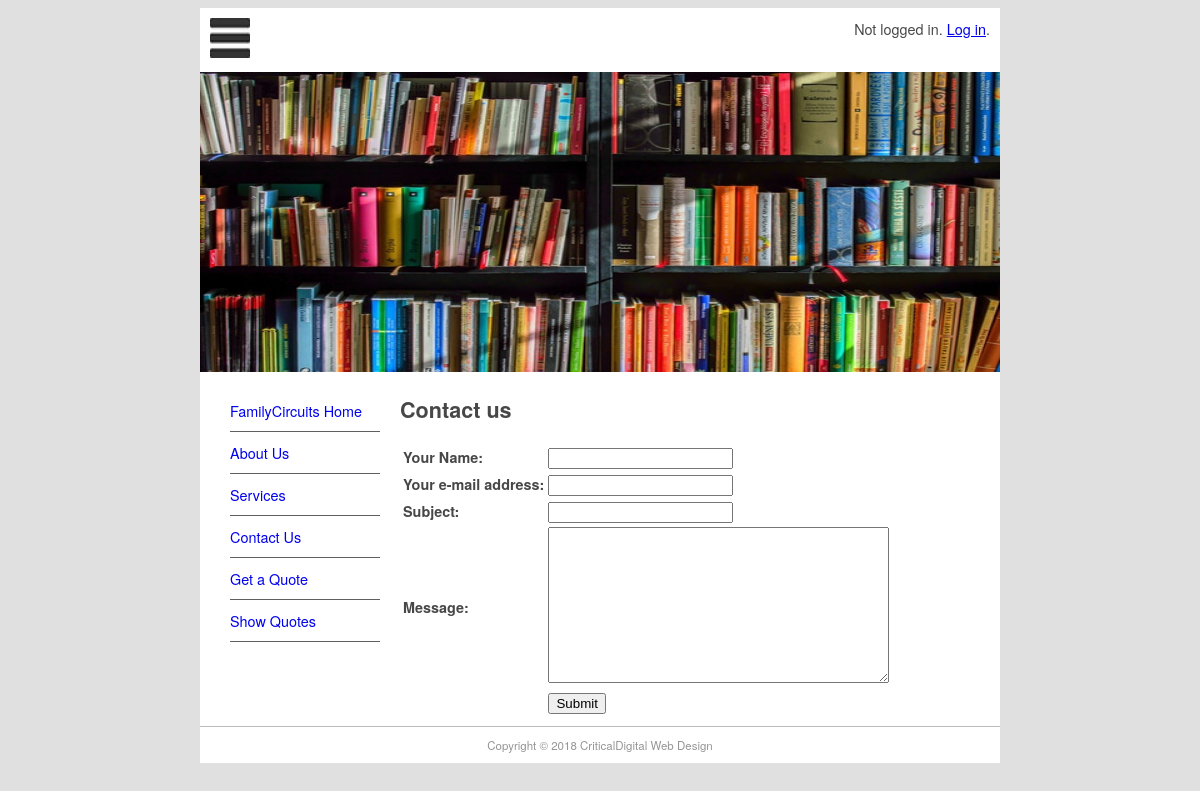
The app's page /contact with its own data.
### pages/models.py (models this page shows, shortened)
class Page(models.Model):
    page_name = models.CharField(max_length=100)
    permalink = models.CharField(max_length=12,unique=True)
    update_date = models.DateTimeField('Last Updated')
    body_text = models.TextField('Page Content',blank=True)
    class Meta:
        verbose_name = 'Page'
        verbose_name_plural = 'Pages'

### pages/views.py (the view)
# urls.py: path('contact', views.contact, name='contact'),
def contact(request):
    submitted = False
    if request.method == 'POST':
        form = ContactForm(request.POST)
        if form.is_valid():
            cd = form.cleaned_data
            con = get_connection('django.core.mail.backends.console.EmailBackend')
            send_mail(
                cd['subject'],
                cd['message'],
                cd.get('email', 'noreply@example.com'),
                ['siteowner@example.com'],
                connection=con
            )
            return HttpResponseRedirect('/contact?submitted=True')
    else:
        form = ContactForm()
        if 'submitted' in request.GET:
            submitted = True
    return render(request, 'pages/contact.html', {'form': form, 'page_list': Page.objects.all(), 'submitted': submitted})

### pages/forms.py
class ContactForm(forms.Form):
    yourname = forms.CharField(max_length=100, label='Your Name')
    email = forms.EmailField(required=False,label='Your e-mail address')
    subject = forms.CharField(max_length=100)
    message = forms.CharField(widget=forms.Textarea)

### pages/templates/pages/contact.html (shortened to what this page needs)
{% extends "pages/page.html" %}
{% block content %}
<h1>Contact us</h1>
{% if submitted %}
    <p class="success">
        Your message was submitted successfully. Thank you.
    </p>
{% else %}
    <form action="" method="post" novalidate>
    <table>
        {{ form.as_table }}
        <tr>
            <td>&nbsp;</td>
            <td><input type="submit" value="Submit"></td>
        </tr>
    </table>
    </form>
{% endif %}
{% endblock content %}

### pages/templates/pages/page.html (shortened to what this page needs)
{% extends "base.html" %}
{% block sidenav %}
    {% for page in page_list %}
    <li>
      <a href="{{ page.permalink }}">{{ page.page_name }}</a>
    </li>
    {% endfor %}
{% endblock sidenav %}

### mfdw_site/static/main.css (style rules this page uses)
body { background-color: #E0E0E0; font-family: Gotham, "Helvetica Neue", Helvetica, Arial, sans-serif; font-size: 0.9em; text-align: justify; color: #474747; }
#nav li { padding-top: 10px; padding-bottom: 10px; font-size: 1em; list-style-type: none; border-bottom: thin solid #5F5F5F; color: #4C4C4C; left: 0px; list-style-position: inside; margin-left: -10px; }
#nav li a { text-decoration: none; }

### records on screen
Page: page_name "FamilyCircuits Home"
Page: page_name "About Us"
Page: page_name "Services"
